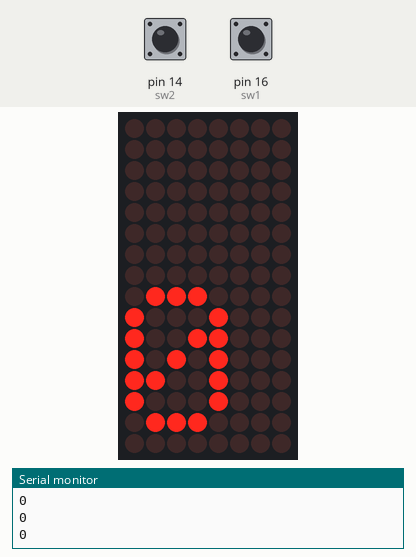
Recording of a sketch running on a simulated Arduino Uno, built with avr-gcc and run on an emulated ATmega328P. Shown: 8×16 LED matrix, the last lines printed to the serial monitor. Inputs (shaded band) come from the test bench; at power-on: pin 16 (sw1) HIGH, pin 14 (sw2) HIGH.

Above: at 2.8 s.
2.9 s: pin 16 (sw1) pulled LOW for 3.2 s
At 7.2 s:
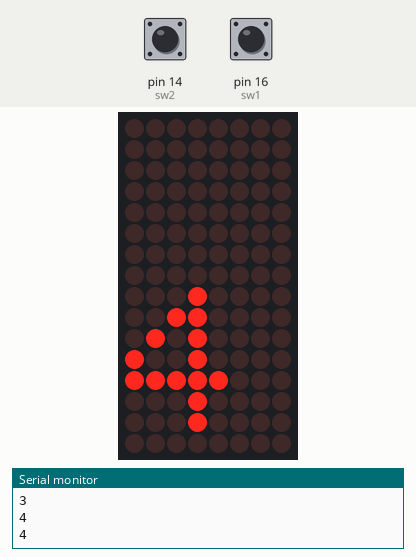
7.6 s: pin 16 (sw1) pulled LOW for 1.2 s
At 9.0 s:
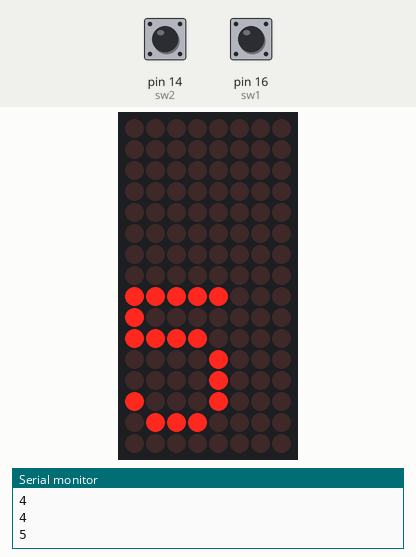
10.3 s: pin 14 (sw2) pulled LOW for 3.2 s
At 13.5 s:
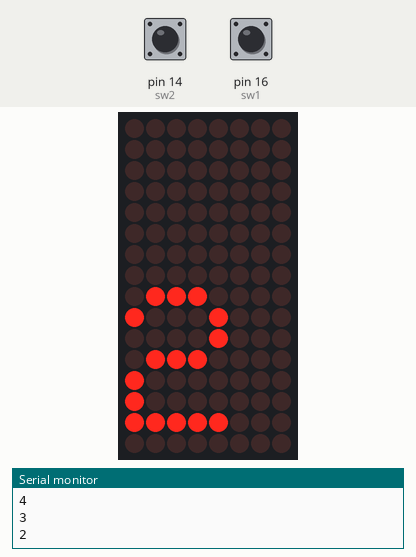
Timing chart, 0 to 15.0 s (numbered marks = the images above; inputs shaded):
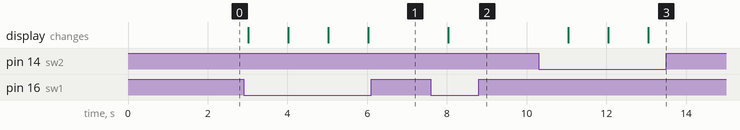

The sketch:

snapshot-jan22c.ino
```cpp
// Snapshot Jan22c

#include <Wire.h>
#include <Adafruit_GFX.h>
#include <Adafruit_LEDBackpack.h>
#include <TimeLib.h>

#include "amrled.h"

Adafruit_8x16minimatrix matrix = Adafruit_8x16minimatrix(); // Matrix

const int sw1 = 16;
const int sw2 = 14;
byte cnt = 0;
byte mode = 0;

void drawGlyph(const byte* glyph, int startDraw, bool clear = false) {
  if (clear) {
    matrix.clear();
  }

  for (int row = 0; row < 8; ++row) {
    byte glyphByte = pgm_read_byte_near(glyph + row);
    for (int col = 0; col < 3; ++col) {
      if (bitRead(glyphByte, col) == 1) {
        matrix.drawPixel(row, (col + 13 - startDraw), LED_ON);
      }
    }
  }

  matrix.writeDisplay();
}

const byte* chars[10] = {char0, char1, char2, char3, char4, char5, char6, char7, char8, char9};

void drawDigit(int digit, int startDraw, bool clear = false) {
  if ((0 <= digit) && (digit <= 9)) {
    const byte* charId = chars[digit];
    drawGlyph(charId, startDraw, clear);
  } else {
    matrix.clear();
  }
}

void resetTime(bool doReset = false) {
  if (doReset) {
    setTime(8,0,0,1,1,2024);
  }
}

void setup() {
  matrix.begin(0x70);
  Serial.begin(115200);
  resetTime(false); // DEFAULT SHOULD BE FALSE; set to true if just plugged in
}

void loop() {
  int val1 = digitalRead(sw1);
  int val2 = digitalRead(sw2);

  if(val1==LOW){
    cnt++;
  }
  else if(val2==LOW){
    cnt--;
  }

  //Display value on LED Matrix
  matrix.clear();
  matrix.setCursor(3,0);
  String data = String(cnt);
  Serial.println(data);
  matrix.print(data);
  matrix.writeDisplay();

  delay(1000);

  /*
  time_t t = now();
  int h1 = hour(t) / 10;
  int h2 = hour(t) % 10;
  int m1 = minute(t) / 10;
  int m2 = minute(t) % 10;

  drawDigit(h1, 0, true); // Should only be true for this one
  drawDigit(h2, 4);
  drawDigit(m1, 9);
  drawDigit(m2, 13);

  delay(1000);
  */
}
```

amrled.h
```cpp
#ifndef AMRLED_H
#define AMRLED_H

#include <Arduino.h>

const byte char0[] PROGMEM = {
  0b000,
  0b010,
  0b101,
  0b101,
  0b101,
  0b101,
  0b010,
  0b000
};

const byte char1[] PROGMEM = {
  0b000,
  0b010,
  0b110,
  0b010,
  0b010,
  0b010,
  0b111,
  0b000
};

const byte char2[] PROGMEM = {
  0b000,
  0b010,
  0b101,
  0b001,
  0b010,
  0b100,
  0b111,
  0b000
};

const byte char3[] PROGMEM = {
  0b000,
  0b110,
  0b001,
  0b010,
  0b001,
  0b101,
  0b010,
  0b000
};

const byte char4[] PROGMEM = {
  0b000,
  0b001,
  0b011,
  0b101,
  0b111,
  0b001,
  0b001,
  0b000
};

const byte char5[] PROGMEM = {
  0b000,
  0b111,
  0b100,
  0b110,
  0b001,
  0b101,
  0b010,
  0b000
};

const byte char6[] PROGMEM = {
  0b000,
  0b011,
  0b100,
  0b110,
  0b101,
  0b101,
  0b010,
  0b000
};

const byte char7[] PROGMEM = {
  0b000,
  0b111,
  0b001,
  0b001,
  0b010,
  0b100,
  0b100,
  0b000
};

const byte char8[] PROGMEM = {
  0b000,
  0b010,
  0b101,
  0b010,
  0b101,
  0b101,
  0b010,
  0b000
};

const byte char9[] PROGMEM = {
  0b000,
  0b010,
  0b101,
  0b101,
  0b011,
  0b001,
  0b110,
};

#endif
```

Measured:
- after the input at 2.9 s, the display: first changes after 0.12 s (image 1 shows a later state)
- after the input at 7.6 s, the display: changes after 0.43 s (image 2)
- after the input at 10.3 s, the display: first changes after 0.75 s (image 3 shows a later state)
